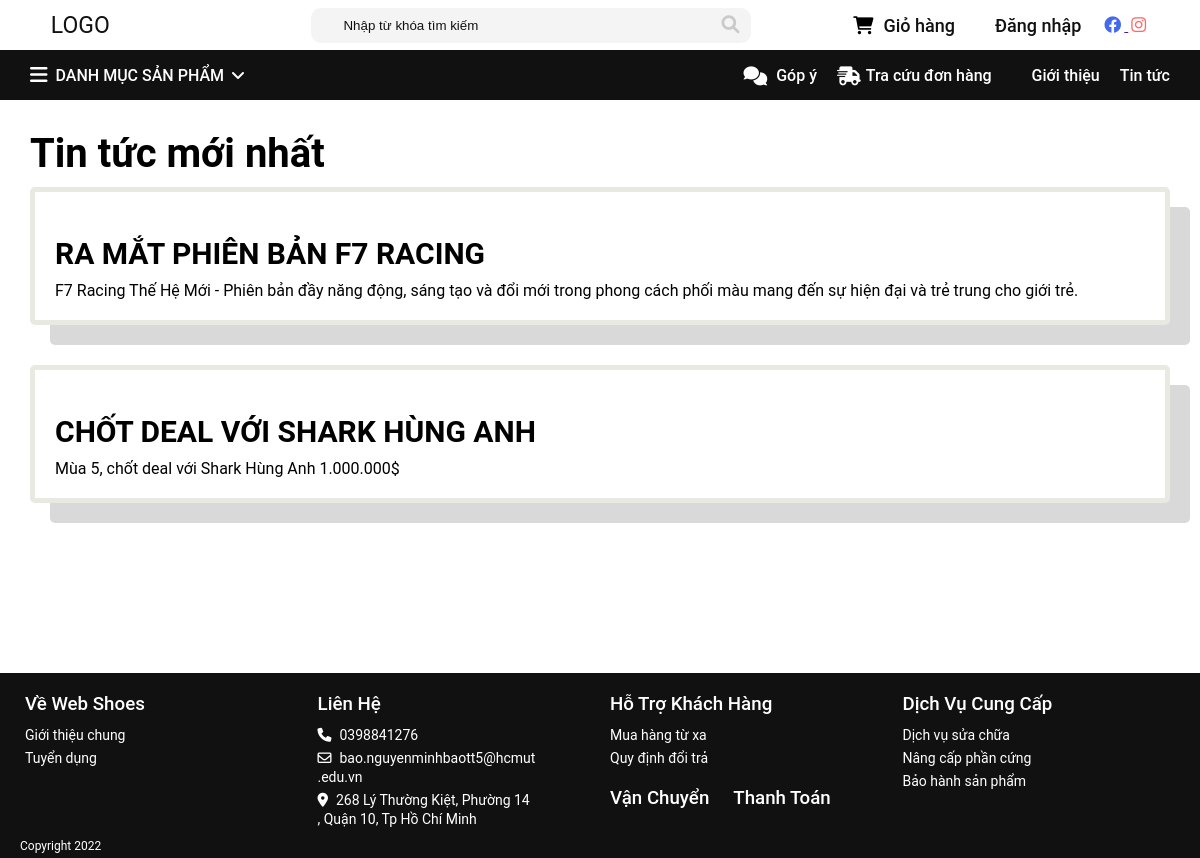
/index.php?url=News, run on the app's committed database.
### tables this page shows
CREATE TABLE `news` (
  `NewsID` int(11) NOT NULL,
  `Type` varchar(50) DEFAULT NULL,
  `NewsName` varchar(100) DEFAULT NULL,
  `NewsImg` varchar(255) NOT NULL,
  `Description` text NOT NULL
);

### MVC/Controllers/NewsController.php (called while the page is built, shortened)
<?php
class NewsController extends BaseController
{
    private $news;
    public function __construct()
    {
        $this->news= new NewsModel();
    }
    public function show()
    {
        $listnews = $this->news->getnews();
        $data = ['page' => 'News', 'News'=>$listnews];
        $this->view($data);
    }
}
?>

### MVC/Core/App.php (called while the page is built, shortened)
<?php
require './MVC/Core/Database.php';
require './MVC/Models/BaseModel.php';
class App
{
    protected $action = "show";
    function __construct()
    {
        $arr = $this->UrlProcess();
        if( !empty($arr[0]) && file_exists("./MVC/Controllers/".$arr[0]."Controller.php") ){
            unset($arr[0]);
        }
        $this->obj = new $this->controller;
        $this->params = $arr ? array_values($arr) : [];
        call_user_func_array([$this->obj, $this->action], $this->params);
    }
    function UrlProcess()
    {
        if (isset($_GET["url"])) {
            return explode("/", filter_var(trim($_GET["url"], "/")));
        }
    }
}

### index.php (called while the page is built, shortened)
<?php
$myApp= new App();
?>

### MVC/Models/BaseModel.php (called while the page is built, shortened)
<?php
class BaseModel extends Database
{
    protected $connect;
    public function __construct()
    {
        $this->connect=$this->connect();
    }
    public function QUERYOTHER($sql)
    {
        $query=$this->query($sql);
        $data=[];
        while($row=mysqli_fetch_assoc($query))
        {
            array_push($data,$row);
        }
        return $data;
    }
    private function query($sql)
    {
        return mysqli_query($this->connect,$sql);
    }
}
?>

### MVC/Core/Database.php (called while the page is built)
<?php
class Database
{
   private $servername = "localhost";
   private $username = "root";
   private $password = "";
    public function connect ()
    {
     $data = new mysqli($this->servername, $this->username, $this->password,"shoes_store");
    if ($data->connect_error) {
     die("Connection failed: " . $data->connect_error);
     }
    else return $data;
    }
}
?>

### MVC/Models/NewsModel.php (called while the page is built)
<?php
class NewsModel extends BaseModel
{
    public function getnews()
    {
        $sql = "SELECT * FROM `news` LIMIT 100";
        return $this->QUERYOTHER($sql);
    }
}
?>

### MVC/Views/Module/OneNews.php (the view, shortened to what this page needs)
<?php
function OneNews($props)
{
?>
<div class='onenews'>
    <div class='news-img'>
    </div>
    <div class='news-title'>
        <?php echo $props['NewsName']; ?>
    </div>
    <div class='news-description'>
        <?php echo $props['Description']; ?>
    </div>
</div>
<?php
}
?>

### MVC/Views/Pages/User/News.php
<?php
require "./MVC/Views/Module/OneNews.php";
$news = $data['News'];
?>
<div class='news-wrapper'>
    <h1 class='news-header'>Tin tức mới nhất</h1>
    <?php
    for ($i = 0; $i < count($news); $i++) {
        $news_ = $news[$i];
        $props = ['NewsImg' => $news_['NewsImg'], 'NewsName' => $news_['NewsName'], 'Description' => $news_['Description']];
        OneNews($props);
    }
    ?>
</div>

### data on the page
news: NewsName "RA MẮT PHIÊN BẢN F7 RACING", Description "F7 Racing Thế Hệ Mới - Phiên bản đầy năng động, sáng tạo và đổi mới trong phong cách phối màu mang đến sự hiện đại và trẻ trung cho giới trẻ."
news: NewsName "CHỐT DEAL VỚI SHARK HÙNG ANH", Description "Mùa 5, chốt deal với Shark Hùng Anh 1.000.000$"
